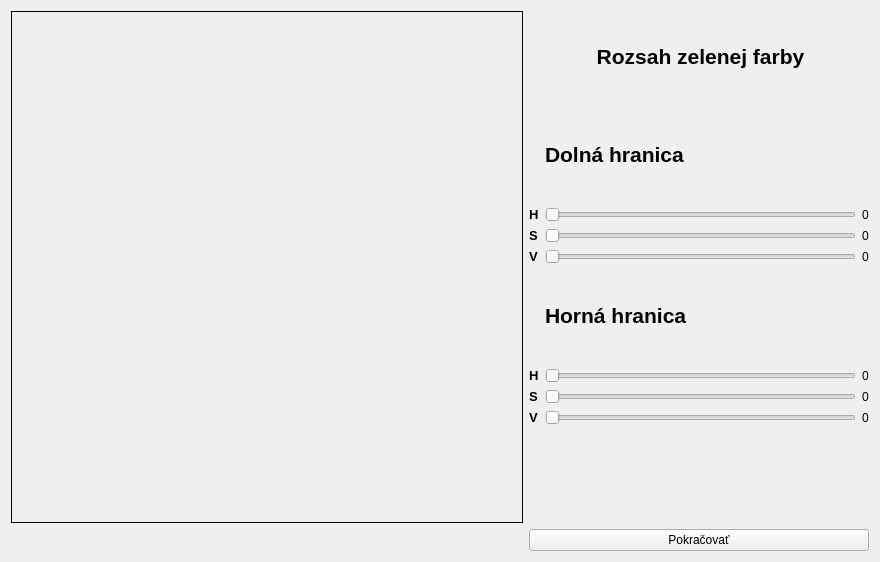
<?xml version="1.0" encoding="UTF-8"?>
<ui version="4.0">
 <class>ColorCalibration</class>
 <widget class="QWidget" name="ColorCalibration">
  <property name="geometry">
   <rect>
    <x>0</x>
    <y>0</y>
    <width>880</width>
    <height>559</height>
   </rect>
  </property>
  <property name="windowTitle">
   <string>Kalibrácia</string>
  </property>
  <layout class="QGridLayout" name="gridLayout_2">
   <item row="0" column="0">
    <widget class="QLabel" name="picture_label">
     <property name="minimumSize">
      <size>
       <width>512</width>
       <height>512</height>
      </size>
     </property>
     <property name="maximumSize">
      <size>
       <width>512</width>
       <height>512</height>
      </size>
     </property>
     <property name="frameShape">
      <enum>QFrame::Box</enum>
     </property>
     <property name="text">
      <string/>
     </property>
    </widget>
   </item>
   <item row="0" column="1">
    <layout class="QGridLayout" name="gridLayout">
     <item row="4" column="2">
      <widget class="QLabel" name="lower_val_val">
       <property name="text">
        <string>0</string>
       </property>
      </widget>
     </item>
     <item row="9" column="1">
      <widget class="QLabel" name="label_3">
       <property name="text">
        <string/>
       </property>
      </widget>
     </item>
     <item row="4" column="1">
      <widget class="QSlider" name="lower_val_slider">
       <property name="maximum">
        <number>255</number>
       </property>
       <property name="orientation">
        <enum>Qt::Horizontal</enum>
       </property>
      </widget>
     </item>
     <item row="3" column="1">
      <widget class="QSlider" name="lower_sat_slider">
       <property name="maximum">
        <number>255</number>
       </property>
       <property name="orientation">
        <enum>Qt::Horizontal</enum>
       </property>
      </widget>
     </item>
     <item row="5" column="1">
      <widget class="QLabel" name="upper_boundary_label">
       <property name="text">
        <string>&lt;html&gt;&lt;head/&gt;&lt;body&gt;&lt;p&gt;&lt;span style=&quot; font-size:16pt; font-weight:600;&quot;&gt;Horná hranica&lt;/span&gt;&lt;/p&gt;&lt;/body&gt;&lt;/html&gt;</string>
       </property>
      </widget>
     </item>
     <item row="8" column="1">
      <widget class="QSlider" name="upper_val_slider">
       <property name="maximum">
        <number>255</number>
       </property>
       <property name="orientation">
        <enum>Qt::Horizontal</enum>
       </property>
      </widget>
     </item>
     <item row="2" column="1">
      <widget class="QSlider" name="lower_hue_slider">
       <property name="maximum">
        <number>359</number>
       </property>
       <property name="orientation">
        <enum>Qt::Horizontal</enum>
       </property>
      </widget>
     </item>
     <item row="6" column="0">
      <widget class="QLabel" name="upper_h_label">
       <property name="text">
        <string>&lt;html&gt;&lt;head/&gt;&lt;body&gt;&lt;p&gt;&lt;span style=&quot; font-size:10pt; font-weight:600;&quot;&gt;H&lt;/span&gt;&lt;/p&gt;&lt;/body&gt;&lt;/html&gt;</string>
       </property>
      </widget>
     </item>
     <item row="7" column="1">
      <widget class="QSlider" name="upper_sat_slider">
       <property name="maximum">
        <number>255</number>
       </property>
       <property name="orientation">
        <enum>Qt::Horizontal</enum>
       </property>
      </widget>
     </item>
     <item row="2" column="0">
      <widget class="QLabel" name="lower_h_label">
       <property name="text">
        <string>&lt;html&gt;&lt;head/&gt;&lt;body&gt;&lt;p&gt;&lt;span style=&quot; font-size:10pt; font-weight:600;&quot;&gt;H&lt;/span&gt;&lt;/p&gt;&lt;/body&gt;&lt;/html&gt;</string>
       </property>
      </widget>
     </item>
     <item row="3" column="0">
      <widget class="QLabel" name="lower_s_label">
       <property name="text">
        <string>&lt;html&gt;&lt;head/&gt;&lt;body&gt;&lt;p&gt;&lt;span style=&quot; font-size:10pt; font-weight:600;&quot;&gt;S&lt;/span&gt;&lt;/p&gt;&lt;/body&gt;&lt;/html&gt;</string>
       </property>
      </widget>
     </item>
     <item row="8" column="0">
      <widget class="QLabel" name="upper_v_label">
       <property name="text">
        <string>&lt;html&gt;&lt;head/&gt;&lt;body&gt;&lt;p&gt;&lt;span style=&quot; font-size:10pt; font-weight:600;&quot;&gt;V&lt;/span&gt;&lt;/p&gt;&lt;/body&gt;&lt;/html&gt;</string>
       </property>
      </widget>
     </item>
     <item row="6" column="2">
      <widget class="QLabel" name="upper_hue_val">
       <property name="text">
        <string>0</string>
       </property>
      </widget>
     </item>
     <item row="7" column="0">
      <widget class="QLabel" name="upper_s_label">
       <property name="text">
        <string>&lt;html&gt;&lt;head/&gt;&lt;body&gt;&lt;p&gt;&lt;span style=&quot; font-size:10pt; font-weight:600;&quot;&gt;S&lt;/span&gt;&lt;/p&gt;&lt;/body&gt;&lt;/html&gt;</string>
       </property>
      </widget>
     </item>
     <item row="8" column="2">
      <widget class="QLabel" name="upper_val_val">
       <property name="text">
        <string>0</string>
       </property>
      </widget>
     </item>
     <item row="2" column="2">
      <widget class="QLabel" name="lower_hue_val">
       <property name="text">
        <string>0</string>
       </property>
      </widget>
     </item>
     <item row="7" column="2">
      <widget class="QLabel" name="upper_sat_val">
       <property name="text">
        <string>0</string>
       </property>
      </widget>
     </item>
     <item row="1" column="1">
      <widget class="QLabel" name="lower_boundary_label">
       <property name="text">
        <string>&lt;html&gt;&lt;head/&gt;&lt;body&gt;&lt;p&gt;&lt;span style=&quot; font-size:16pt; font-weight:600;&quot;&gt;Dolná hranica&lt;/span&gt;&lt;/p&gt;&lt;/body&gt;&lt;/html&gt;</string>
       </property>
      </widget>
     </item>
     <item row="6" column="1">
      <widget class="QSlider" name="upper_hue_slider">
       <property name="maximum">
        <number>359</number>
       </property>
       <property name="orientation">
        <enum>Qt::Horizontal</enum>
       </property>
      </widget>
     </item>
     <item row="4" column="0">
      <widget class="QLabel" name="lower_v_label">
       <property name="text">
        <string>&lt;html&gt;&lt;head/&gt;&lt;body&gt;&lt;p&gt;&lt;span style=&quot; font-size:10pt; font-weight:600;&quot;&gt;V&lt;/span&gt;&lt;/p&gt;&lt;/body&gt;&lt;/html&gt;</string>
       </property>
      </widget>
     </item>
     <item row="3" column="2">
      <widget class="QLabel" name="lower_sat_val">
       <property name="text">
        <string>0</string>
       </property>
      </widget>
     </item>
     <item row="0" column="1">
      <widget class="QLabel" name="label">
       <property name="text">
        <string>&lt;html&gt;&lt;head/&gt;&lt;body&gt;&lt;p align=&quot;center&quot;&gt;&lt;span style=&quot; font-size:16pt; font-weight:600;&quot;&gt;Rozsah zelenej farby&lt;/span&gt;&lt;/p&gt;&lt;/body&gt;&lt;/html&gt;</string>
       </property>
      </widget>
     </item>
    </layout>
   </item>
   <item row="1" column="1">
    <widget class="QPushButton" name="continue_btn">
     <property name="text">
      <string>Pokračovať</string>
     </property>
    </widget>
   </item>
  </layout>
 </widget>
 <resources/>
 <connections>
  <connection>
   <sender>lower_hue_slider</sender>
   <signal>valueChanged(int)</signal>
   <receiver>lower_hue_val</receiver>
   <slot>setNum(int)</slot>
   <hints>
    <hint type="sourcelabel">
     <x>816</x>
     <y>192</y>
    </hint>
    <hint type="destinationlabel">
     <x>868</x>
     <y>195</y>
    </hint>
   </hints>
  </connection>
  <connection>
   <sender>lower_sat_slider</sender>
   <signal>valueChanged(int)</signal>
   <receiver>lower_sat_val</receiver>
   <slot>setNum(int)</slot>
   <hints>
    <hint type="sourcelabel">
     <x>818</x>
     <y>222</y>
    </hint>
    <hint type="destinationlabel">
     <x>865</x>
     <y>223</y>
    </hint>
   </hints>
  </connection>
  <connection>
   <sender>lower_val_slider</sender>
   <signal>valueChanged(int)</signal>
   <receiver>lower_val_val</receiver>
   <slot>setNum(int)</slot>
   <hints>
    <hint type="sourcelabel">
     <x>822</x>
     <y>252</y>
    </hint>
    <hint type="destinationlabel">
     <x>866</x>
     <y>251</y>
    </hint>
   </hints>
  </connection>
  <connection>
   <sender>upper_hue_slider</sender>
   <signal>valueChanged(int)</signal>
   <receiver>upper_hue_val</receiver>
   <slot>setNum(int)</slot>
   <hints>
    <hint type="sourcelabel">
     <x>820</x>
     <y>366</y>
    </hint>
    <hint type="destinationlabel">
     <x>868</x>
     <y>365</y>
    </hint>
   </hints>
  </connection>
  <connection>
   <sender>upper_sat_slider</sender>
   <signal>valueChanged(int)</signal>
   <receiver>upper_sat_val</receiver>
   <slot>setNum(int)</slot>
   <hints>
    <hint type="sourcelabel">
     <x>748</x>
     <y>393</y>
    </hint>
    <hint type="destinationlabel">
     <x>867</x>
     <y>398</y>
    </hint>
   </hints>
  </connection>
  <connection>
   <sender>upper_val_slider</sender>
   <signal>valueChanged(int)</signal>
   <receiver>upper_val_val</receiver>
   <slot>setNum(int)</slot>
   <hints>
    <hint type="sourcelabel">
     <x>772</x>
     <y>423</y>
    </hint>
    <hint type="destinationlabel">
     <x>869</x>
     <y>424</y>
    </hint>
   </hints>
  </connection>
 </connections>
</ui>
